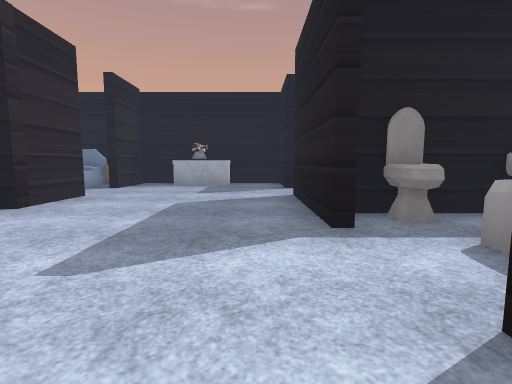
[1] (above)

16 first-person views from a walk through a 3-D level made in the Unity game engine. The camera is 1.3 m above the floor, tilts 6° down and sees 85° across. The floor is counted in squares, 2 m on a side. Each view is taken from the middle of a square. On the plan, view 1 faces up. The plan holds only what a view shows up to about 9 squares ahead; the rest is blank. The place goes on beyond the plan. Some animated figures are not drawn. Some surface patterns are stand-ins.

[2]
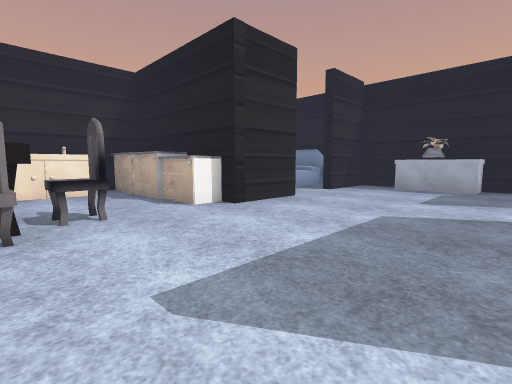

[3]
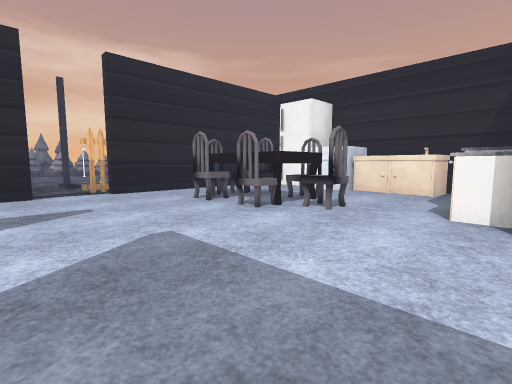

[4]
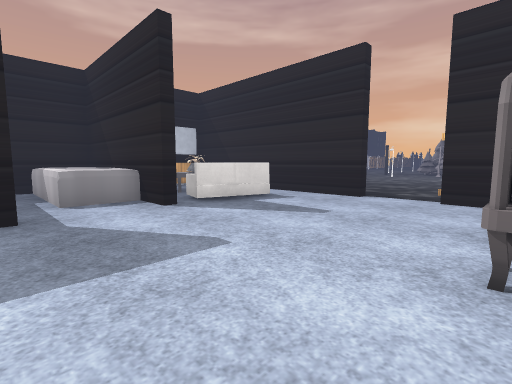

[5]
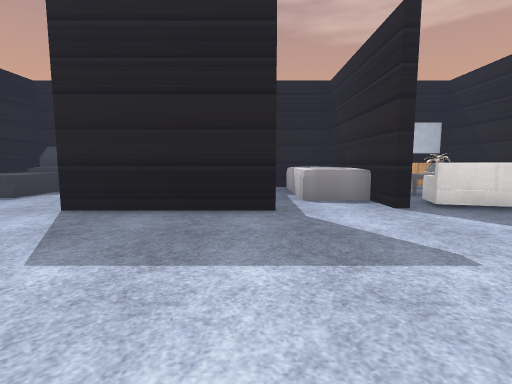

[6]
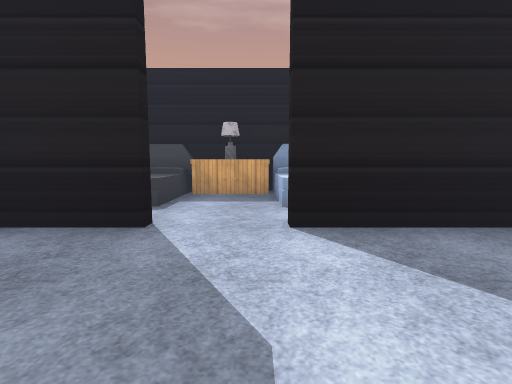

[7]
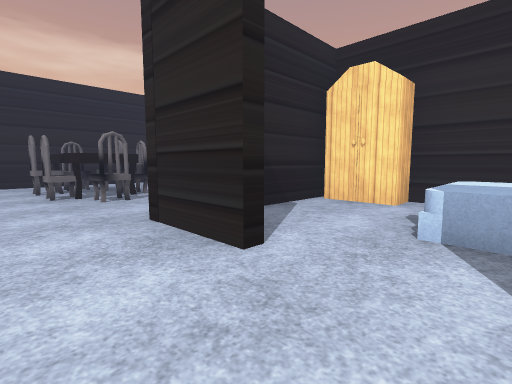

[8]
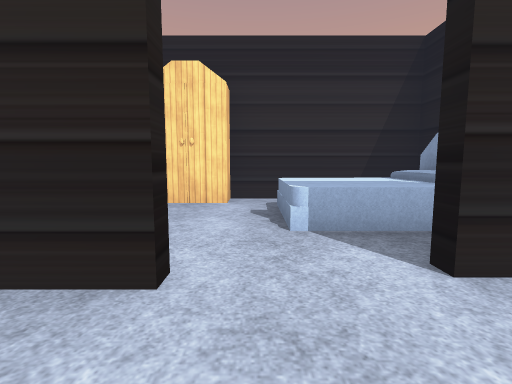

[9]
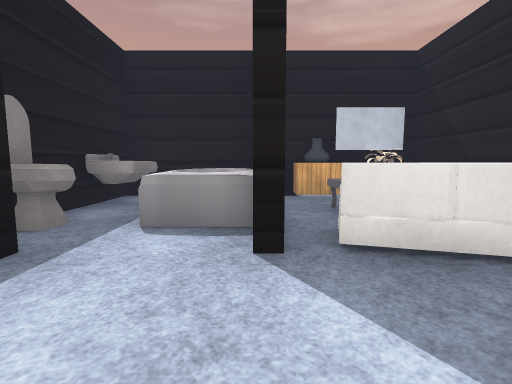

[10]
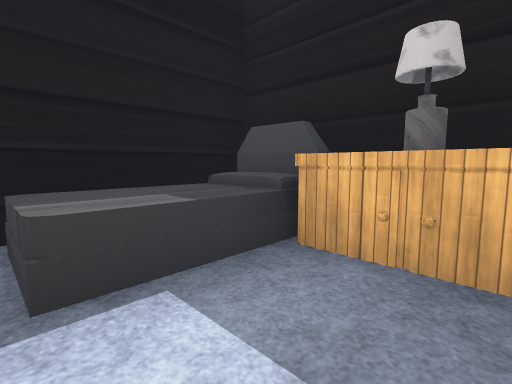

[11]
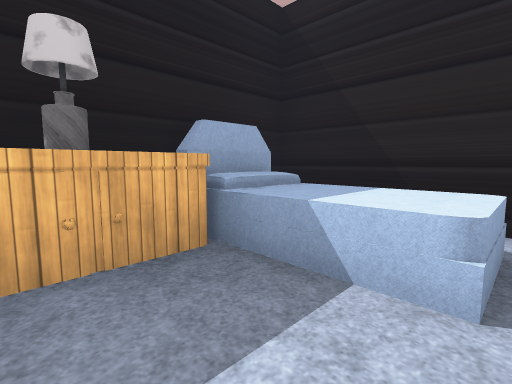

[12]
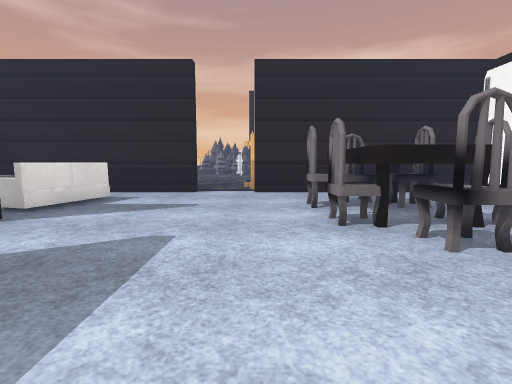

[13]
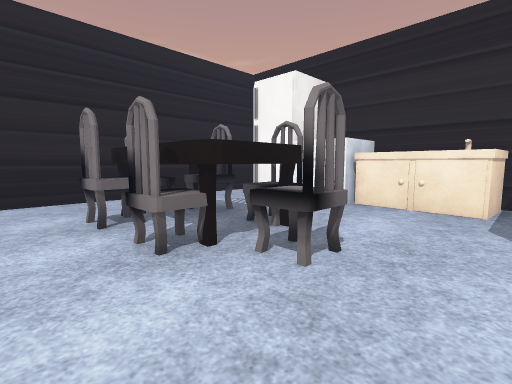

[14]
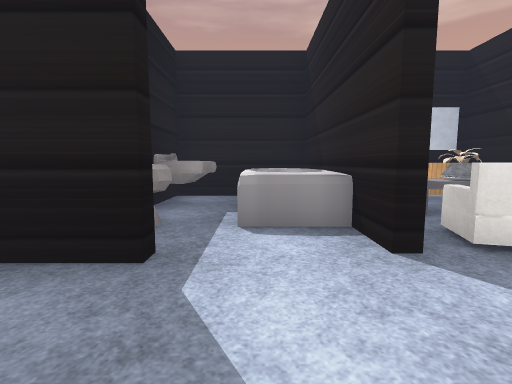

[15]
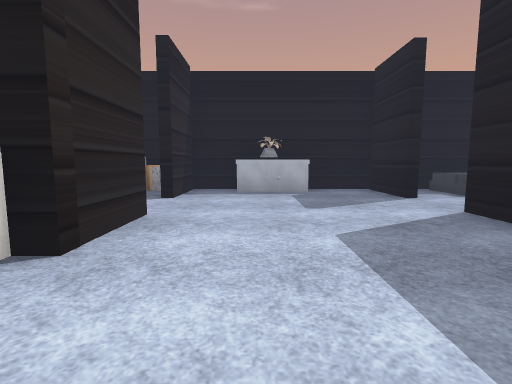

[16]
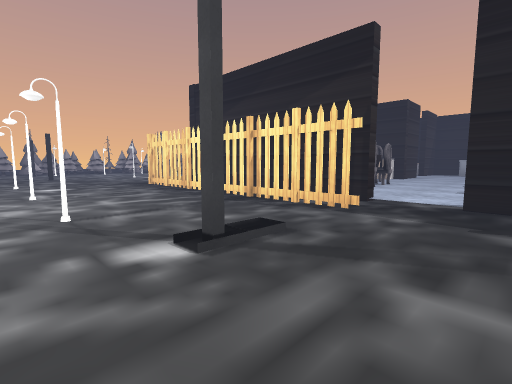

### Floor plan
Key: @ floor where view 1 was taken; # wall or solid block; . main floor; : floor 0.75 m higher than the main floor; ^ raised ledge; O other object.
Columns run from 11 left of view 1 to 5 right of it. Each row starts with its distance up from view 1.
  9     ##OO#########
  8     #OO#....#OOO#
  7     #O:........^#
  6     #..........O#
  5     #..#....#OOO#
  4     #OOO....#####
  3     #.......##^^#
  2     ##.O.....^^^#
  1     ##O#O...#^#^#
  0      #O#O..@^#^O#
 -1      #.O....^#OOO
 -2     ######.######
 -3   .#######..
 -4  ...........
 -5 ............
 -6 ..O..O.O.O..
 -7   ..........

Where each view was taken, in squares from view 1:
view 1: 0 up, 0 right, facing up
view 2: 1 up, 0 right, facing up-left
view 3: 4 up, 0 right, facing down-left
view 4: 3 up, 3 left, facing down-right
view 5: 3 up, 3 left, facing right
view 6: 6 up, 2 left, facing right
view 7: 7 up, 2 left, facing down-left
view 8: 6 up, 2 left, facing left
view 9: 1 up, 1 left, facing right
view 10: 6 up, 2 right, facing up-right
view 11: 7 up, 2 right, facing down-right
view 12: 4 up, 2 left, facing down
view 13: 3 up, 2 left, facing down-left
view 14: 2 up, 1 left, facing right
view 15: 2 up, 2 left, facing up
view 16: 7 down, 0 right, facing up-left
